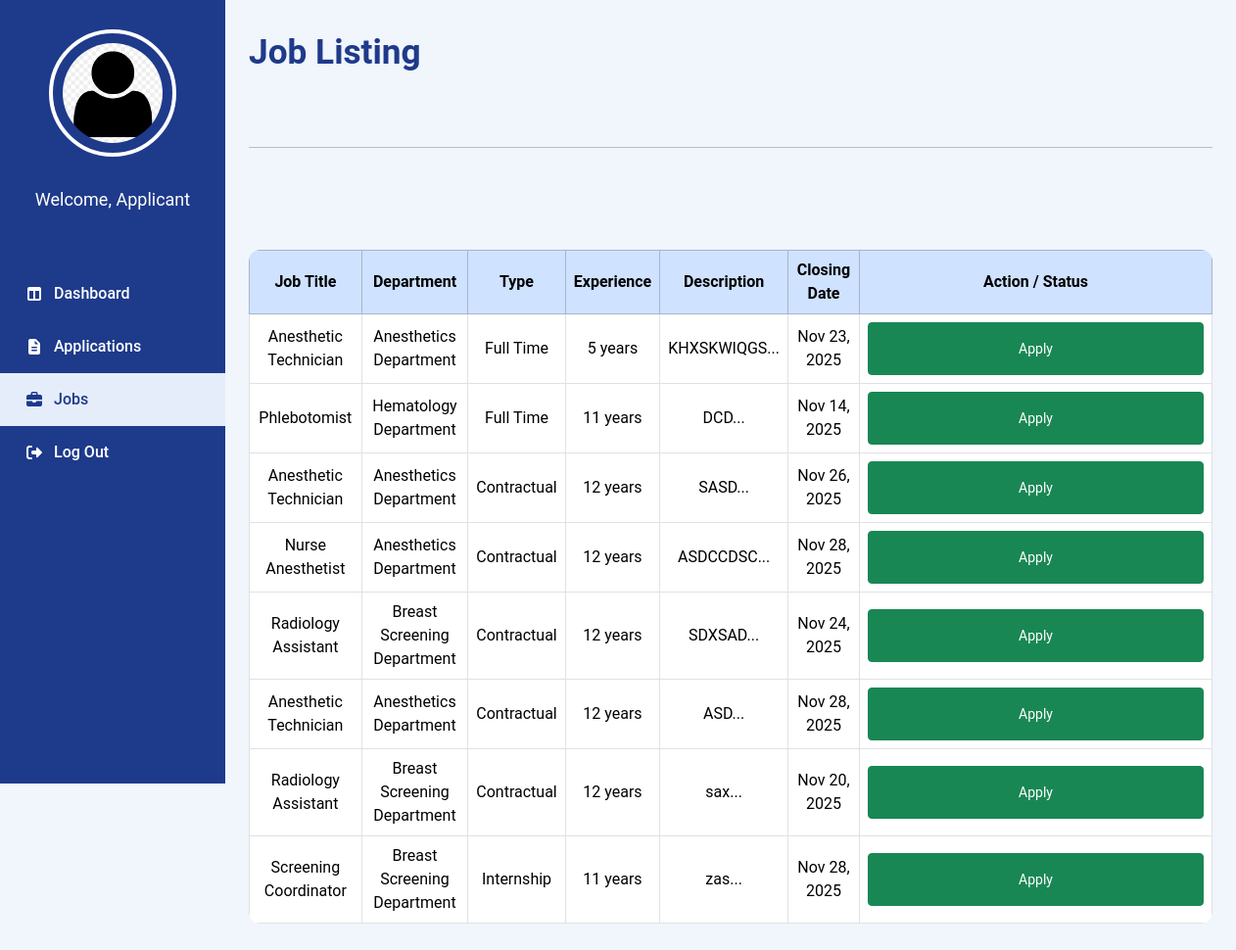
The app's page /Applicant_Jobs.php (signed in), older data.
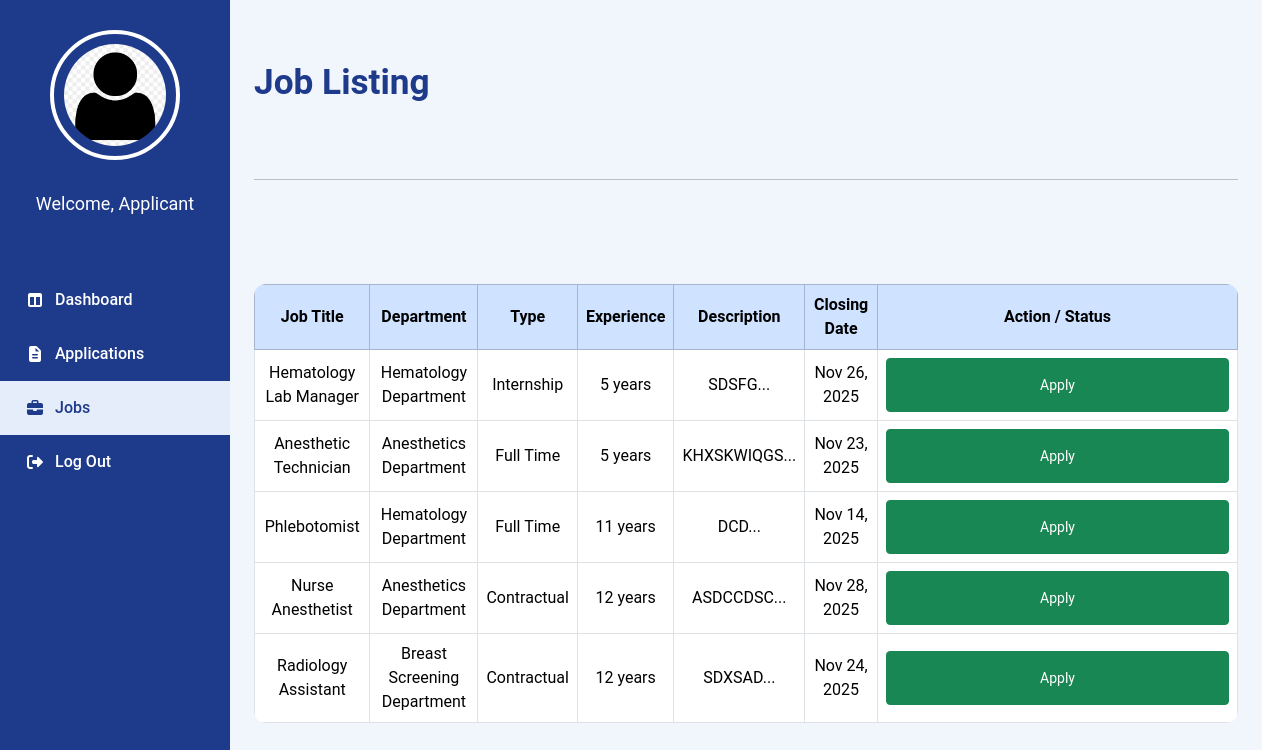
The same page, newer data.
### tables this page shows
CREATE TABLE `job_posting` (
  `jobID` int(11) NOT NULL,
  `job_title` varchar(150) NOT NULL,
  `job_description` text NOT NULL,
  `department` int(11) NOT NULL,
  `qualification` varchar(255) DEFAULT NULL,
  `educational_level` varchar(100) DEFAULT NULL,
  `skills` text DEFAULT NULL,
  `expected_salary` varchar(50) DEFAULT NULL,
  `experience_years` int(11) DEFAULT NULL,
  `employment_type` int(11) DEFAULT NULL,
  `location` varchar(100) DEFAULT NULL,
  `vacancies` int(11) DEFAULT NULL,
  `date_posted` date DEFAULT NULL,
  `closing_date` date DEFAULT NULL
);

### Applicant_Jobs.php (the view, shortened to what this page needs)
<?php
require 'admin/db.connect.php';
$applicantID = $_SESSION['applicant_employee_id'] ?? null;
$stmt = $conn->prepare("SELECT fullName, profile_pic FROM applicant WHERE applicantID = ?");
$stmt->bind_param("s", $applicantID);
$stmt->execute();
$result = $stmt->get_result();
if ($result->num_rows > 0) {
  $row = $result->fetch_assoc();
  $applicantname = $row['fullName'];
  $profile_picture = !empty($row['profile_pic'])
    ? "uploads/applicants/" . $row['profile_pic']
    : "uploads/employees/default.png";
} else {
  $applicantname = "Applicant";
  $profile_picture = "uploads/employees/default.png";
}
$search = trim($_GET['q'] ?? '');
$job_sql_base = "
  SELECT jp.jobID, jp.job_title, jp.job_description,
         COALESCE(d.deptName,'') AS department_name,
         jp.educational_level, jp.experience_years,
         COALESCE(et.typeName,'') AS employment_type
  FROM job_posting jp
  LEFT JOIN department d ON jp.department = d.deptID
  LEFT JOIN employment_type et ON jp.employment_type = et.emtypeID
";
if ($search !== '') {
  $job_sql = $job_sql_base . " WHERE (jp.job_title LIKE ? OR jp.job_description LIKE ? OR d.deptName LIKE ?) ORDER BY jp.date_posted DESC";
  $job_stmt = $conn->prepare($job_sql);
  $like = "%{$search}%";
  $job_stmt->bind_param('sss', $like, $like, $like);
} else {
  $job_sql = $job_sql_base . " ORDER BY jp.date_posted DESC";
  $job_stmt = $conn->prepare($job_sql);
}
if ($job_stmt) {
  $job_stmt->execute();
}
$applications = [];
$rejected_jobs = [];
$all_statuses = $applications + $rejected_jobs;
$search = trim($_GET['q'] ?? '');
$job_sql_base = "
  SELECT jp.jobID, jp.job_title, jp.job_description,
         COALESCE(d.deptName,'') AS department_name,
         jp.educational_level, jp.experience_years,
         COALESCE(et.typeName,'') AS employment_type,
         jp.closing_date
  FROM job_posting jp
  LEFT JOIN department d ON jp.department = d.deptID
  LEFT JOIN employment_type et ON jp.employment_type = et.emtypeID
";
if ($search !== '') {
  $job_sql = $job_sql_base . " WHERE (jp.job_title LIKE ? OR jp.job_description LIKE ? OR d.deptName LIKE ?) ORDER BY jp.date_posted DESC";
  $job_stmt = $conn->prepare($job_sql);
  $like = "%{$search}%";
  $job_stmt->bind_param('sss', $like, $like, $like);
} else {
  $job_sql = $job_sql_base . " ORDER BY jp.date_posted DESC";
  $job_stmt = $conn->prepare($job_sql);
}
$jobs = [];
if ($job_stmt) {
  $job_stmt->execute();
  $jobs = $job_stmt->get_result()->fetch_all(MYSQLI_ASSOC);
}
?>
<!DOCTYPE html>
<html lang="en">
<head>
  <link rel="stylesheet" href="applicant.css">
  <link href="https://cdn.jsdelivr.net/npm/bootstrap@5.3.3/dist/css/bootstrap.min.css" rel="stylesheet">
  <link rel="stylesheet" href="https://cdnjs.cloudflare.com/ajax/libs/font-awesome/7.0.1/css/all.min.css">
</head>
<body>
  <?php $current = basename($_SERVER['PHP_SELF']); ?>
  <div class="sidebar">
    <a href="Applicant_Profile.php" class="profile">
      <img
        src="<?php echo !empty($profile_picture) ? htmlspecialchars($profile_picture) : 'uploads/employees/default.png'; ?>"
        alt="Profile" class="sidebar-profile-img">
    </a>
    <div class="sidebar-name">
      <p><?= "Welcome, $applicantname" ?></p>
    </div>
    <ul class="nav">
      <li<?php echo $current==='Applicant_Dashboard.php' ? ' class="active"' : ''; ?>><a href="Applicant_Dashboard.php"><i class="fa-solid fa-table-columns"></i>Dashboard</a></li>
      <li<?php echo $current==='Applicant_Application.php' ? ' class="active"' : ''; ?>><a href="Applicant_Application.php"><i class="fa-solid fa-file-lines"></i>Applications</a></li>
      <li<?php echo $current==='Applicant_Jobs.php' ? ' class="active"' : ''; ?>><a href="Applicant_Jobs.php"><i class="fa-solid fa-briefcase"></i>Jobs</a></li>
      <li><a href="Login.php"><i class="fa-solid fa-right-from-bracket"></i>Log Out</a></li>
    </ul>
  </div>
  <div class="main-content">
    <h1>Job Listing</h1>
    <hr>
    <div class="table-responsive mt-5">
      <table class="table table-bordered table-hover align-middle text-center">
        <thead class="table-primary">
          <tr>
            <th>Job Title</th>
            <th>Department</th>
            <th>Type</th>
            <th>Experience</th>
            <th>Description</th>
            <th>Closing Date</th>
            <th>Action / Status</th>
          </tr>
        </thead>
        <tbody>
          <?php foreach ($jobs as $job):
            $jid = (int) $job['jobID'];
            $status = $all_statuses[$jid] ?? null; ?>
            <tr>
              <td><?= htmlspecialchars($job['job_title']) ?></td>
              <td><?= htmlspecialchars($job['department_name']) ?></td>
              <td><?= htmlspecialchars($job['employment_type']) ?></td>
              <td><?= (int) $job['experience_years'] ?> years</td>
              <td><?= htmlspecialchars(substr($job['job_description'], 0, 80)) ?>...</td>
              <td><?= !empty($job['closing_date']) ? date('M d, Y', strtotime($job['closing_date'])) : 'N/A' ?></td>
              <td>
                <?php if ($status): ?>
                  <?php if ($status === 'Rejected'): ?>
                    <button class="btn btn-danger btn-sm" disabled>Rejected</button>
                  <?php elseif ($status === 'Pending'): ?>
                    <button class="btn btn-warning btn-sm" disabled>Pending</button>
                  <?php else: ?>
                    <button class="btn btn-info btn-sm" disabled><?= htmlspecialchars($status) ?></button>
                  <?php endif; ?>
                <?php else: ?>
                  <button class="btn btn-success btn-sm apply-btn" data-jobid="<?= $jid ?>">Apply</button>
                <?php endif; ?>
              </td>
            </tr>
          <?php endforeach; ?>
        </tbody>
      </table>
    </div>
  </div>
</body>
</html>

### applicant.css (style rules this page uses)
* { margin: 0; padding: 0; box-sizing: border-box; }
img { height: 75px; width: 75px; padding: 10px; border-radius: 50%; }
.sidebar-profile-img { width: 130px; height: 130px; border-radius: 50%; object-fit: cover; border: 4px solid #ffffff; margin-bottom: 20px; transition: transform 0.3s ease; }
button { font-family: "Roboto", sans-serif; background-color: #2563EB; border: none; border-radius: 20px; width: 343px; height: 54px; color: #CEE3F5; font-size: 16px; margin: 20px 10px; cursor: pointer; transition: 0.3s; }
.main-content, .login-button, .forgot-password, .show-password { display: flex; justify-content: center; }
.sidebar { width: 230px; background-color: #1E3A8A; height: 100vh; display: flex; flex-direction: column; align-items: center; padding-top: 30px; position: fixed; left: 0; top: 0; }
.nav { list-style: none; width: 100%; padding: 0; margin: 0; display: block; }
.nav li { color: #ffffff; display: flex; align-items: center; gap: 10px; font-weight: 500; cursor: pointer; transition: all 0.3s ease; width: 100%; margin: 0; }
.nav li a { text-decoration: none; color: inherit; display: flex; align-items: center; gap: 10px; width: 100%; padding: 15px 25px; box-sizing: border-box; }
.nav li a:hover, .nav li.active a { background-color: #e5edfb; color: #1E3A8A; }
.nav i { width: 20px; text-align: center; }
.nav a { text-decoration: none; }
.nav li.active a { color: #1E3A8A; }
:root { --primary:#1E3A8A;--primary-600:#2563EB;--bg:#F5F8FF;--text:#111827;--radius:12px;--shadow:0 10px 25px rgba(15,23,42,.08);--space-1:4px;--space-2:8px;--space-3:12px;--space-4:16px;--space-5:24px;--space-6:32px;--space-7:40px }
.main-content { margin-left:230px!important;padding:var(--space-6) var(--space-5)!important;min-height:100vh;display:block }
.table { border-collapse:collapse;border-radius:var(--radius);overflow:hidden }
.table th,.table td { padding:var(--space-4) var(--space-5);vertical-align:middle }
.btn { border-radius:10px;padding:10px 16px }

### Applicant_Jobs.php (style rules this page uses)
body { font-family: 'Poppins', 'Roboto', sans-serif; margin: 0; display: flex; background-color: #f1f5fc; color: #111827; }
.main-content { flex: 1; padding: 30px 80px; display: flex; flex-direction: column; gap: 40px; margin-left: 230px; }
.main-content h1 { color: #1E3A8A; font-weight: 700; font-size: 2.2rem; margin-bottom: 20px; }
.sidebar-profile-img { width: 130px; height: 130px; border-radius: 50%; object-fit: cover; margin-bottom: 20px; transition: transform 0.3s ease; }
.sidebar-name { display: flex; justify-content: center; align-items: center; text-align: center; color: white; padding: 10px; margin-bottom: 30px; font-size: 18px; flex-direction: column; }

Row changes from the older to the newer data that the page shows:
removed job_posting: job_title "Anesthetic Technician", department_name "Anesthetics Department", employment_type "Contractual", experience_years "12", job_description "SASD", closing_date "Nov 26, 2025"
removed job_posting: job_title "Anesthetic Technician", department_name "Anesthetics Department", employment_type "Contractual", experience_years "12", job_description "ASD", closing_date "Nov 28, 2025"
removed job_posting: job_title "Radiology Assistant", department_name "Breast Screening Department", employment_type "Contractual", experience_years "12", job_description "sax", closing_date "Nov 20, 2025"
removed job_posting: job_title "Screening Coordinator", department_name "Breast Screening Department", employment_type "Internship", experience_years "11", job_description "zas", closing_date "Nov 28, 2025"
added job_posting: job_title "Hematology Lab Manager", department_name "Hematology Department", employment_type "Internship", experience_years "5", job_description "SDSFG", closing_date "Nov 26, 2025"
